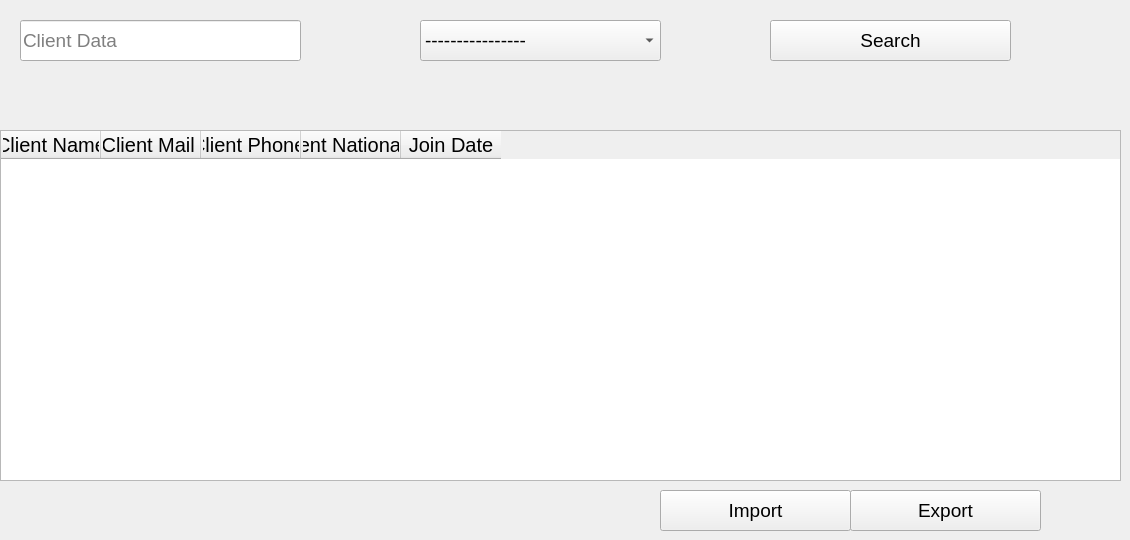
      <widget class="QWidget" name="tab_16">
       <attribute name="title">
        <string>All Client</string>
       </attribute>
       <widget class="QPushButton" name="pushButton_17">
        <property name="geometry">
         <rect>
          <x>770</x>
          <y>20</y>
          <width>241</width>
          <height>41</height>
         </rect>
        </property>
        <property name="font">
         <font>
          <family>Segoe UI</family>
          <pointsize>14</pointsize>
         </font>
        </property>
        <property name="text">
         <string>Search</string>
        </property>
       </widget>
       <widget class="QTableWidget" name="tableWidget_5">
        <property name="geometry">
         <rect>
          <x>0</x>
          <y>130</y>
          <width>1121</width>
          <height>351</height>
         </rect>
        </property>
        <property name="font">
         <font>
          <family>Segoe UI</family>
          <pointsize>14</pointsize>
          <weight>50</weight>
          <italic>false</italic>
          <bold>false</bold>
         </font>
        </property>
        <column>
         <property name="text">
          <string>Client Name</string>
         </property>
         <property name="font">
          <font>
           <pointsize>15</pointsize>
          </font>
         </property>
         <property name="textAlignment">
          <set>AlignCenter</set>
         </property>
        </column>
        <column>
         <property name="text">
          <string>Client Mail </string>
         </property>
         <property name="font">
          <font>
           <pointsize>15</pointsize>
          </font>
         </property>
         <property name="textAlignment">
          <set>AlignCenter</set>
         </property>
        </column>
        <column>
         <property name="text">
          <string>Client Phone </string>
         </property>
         <property name="font">
          <font>
           <pointsize>15</pointsize>
          </font>
         </property>
         <property name="textAlignment">
          <set>AlignCenter</set>
         </property>
        </column>
        <column>
         <property name="text">
          <string>Client National id</string>
         </property>
         <property name="font">
          <font>
           <pointsize>15</pointsize>
          </font>
         </property>
         <property name="textAlignment">
          <set>AlignCenter</set>
         </property>
        </column>
        <column>
         <property name="text">
          <string>Join Date</string>
         </property>
         <property name="font">
          <font>
           <pointsize>15</pointsize>
          </font>
         </property>
         <property name="textAlignment">
          <set>AlignCenter</set>
         </property>
        </column>
       </widget>
       <widget class="QLineEdit" name="lineEdit_17">
        <property name="geometry">
         <rect>
          <x>20</x>
          <y>20</y>
          <width>281</width>
          <height>41</height>
         </rect>
        </property>
        <property name="font">
         <font>
          <family>Segoe UI</family>
          <pointsize>14</pointsize>
         </font>
        </property>
        <property name="placeholderText">
         <string>Client Data</string>
        </property>
       </widget>
       <widget class="QComboBox" name="comboBox_20">
        <property name="geometry">
         <rect>
          <x>420</x>
          <y>20</y>
          <width>241</width>
          <height>41</height>
         </rect>
        </property>
        <property name="font">
         <font>
          <family>Segoe UI</family>
          <pointsize>14</pointsize>
          <weight>50</weight>
          <bold>false</bold>
         </font>
        </property>
        <item>
         <property name="text">
          <string>----------------</string>
         </property>
        </item>
        <item>
         <property name="text">
          <string>Client Name</string>
         </property>
        </item>
        <item>
         <property name="text">
          <string>Client Phone</string>
         </property>
        </item>
        <item>
         <property name="text">
          <string>Client Mail</string>
         </property>
        </item>
        <item>
         <property name="text">
          <string>Client National Id</string>
         </property>
        </item>
       </widget>
       <widget class="QPushButton" name="pushButton_37">
        <property name="geometry">
         <rect>
          <x>850</x>
          <y>490</y>
          <width>191</width>
          <height>41</height>
         </rect>
        </property>
        <property name="font">
         <font>
          <family>Segoe UI</family>
          <pointsize>14</pointsize>
         </font>
        </property>
        <property name="text">
         <string>Export</string>
        </property>
       </widget>
       <widget class="QPushButton" name="pushButton_38">
        <property name="geometry">
         <rect>
          <x>660</x>
          <y>490</y>
          <width>191</width>
          <height>41</height>
         </rect>
        </property>
        <property name="font">
         <font>
          <family>Segoe UI</family>
          <pointsize>14</pointsize>
         </font>
        </property>
        <property name="text">
         <string>Import</string>
        </property>
       </widget>
      </widget>
